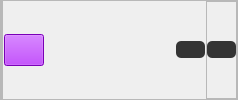
        <widget class="QFrame" name="header_frame">
         <property name="sizePolicy">
          <sizepolicy hsizetype="Minimum" vsizetype="Minimum">
           <horstretch>0</horstretch>
           <verstretch>0</verstretch>
          </sizepolicy>
         </property>
         <property name="minimumSize">
          <size>
           <width>238</width>
           <height>0</height>
          </size>
         </property>
         <property name="styleSheet">
          <string notr="true">QPushButton{

background-color: rgb(170, 0, 255);
}</string>
         </property>
         <property name="frameShape">
          <enum>QFrame::StyledPanel</enum>
         </property>
         <property name="frameShadow">
          <enum>QFrame::Raised</enum>
         </property>
         <layout class="QHBoxLayout" name="horizontalLayout_2">
          <property name="spacing">
           <number>1</number>
          </property>
          <property name="leftMargin">
           <number>0</number>
          </property>
          <property name="topMargin">
           <number>0</number>
          </property>
          <property name="rightMargin">
           <number>0</number>
          </property>
          <property name="bottomMargin">
           <number>0</number>
          </property>
          <item>
           <widget class="QFrame" name="frame">
            <property name="frameShape">
             <enum>QFrame::StyledPanel</enum>
            </property>
            <property name="frameShadow">
             <enum>QFrame::Raised</enum>
            </property>
            <layout class="QVBoxLayout" name="verticalLayout_5">
             <property name="spacing">
              <number>0</number>
             </property>
             <property name="leftMargin">
              <number>0</number>
             </property>
             <property name="topMargin">
              <number>0</number>
             </property>
             <property name="rightMargin">
              <number>0</number>
             </property>
             <property name="bottomMargin">
              <number>0</number>
             </property>
            </layout>
           </widget>
          </item>
          <item>
           <widget class="QPushButton" name="pushButton_6">
            <property name="minimumSize">
             <size>
              <width>32</width>
              <height>32</height>
             </size>
            </property>
            <property name="toolTip">
             <string>Menu</string>
            </property>
            <property name="toolTipDuration">
             <number>0</number>
            </property>
            <property name="text">
             <string/>
            </property>
            <property name="icon">
             <iconset>
              <normaloff>icons/menu-4-xxl.png</normaloff>icons/menu-4-xxl.png</iconset>
            </property>
            <property name="iconSize">
             <size>
              <width>32</width>
              <height>32</height>
             </size>
            </property>
            <property name="checkable">
             <bool>true</bool>
            </property>
           </widget>
          </item>
          <item>
           <spacer name="horizontalSpacer">
            <property name="orientation">
             <enum>Qt::Horizontal</enum>
            </property>
            <property name="sizeHint" stdset="0">
             <size>
              <width>40</width>
              <height>20</height>
             </size>
            </property>
           </spacer>
          </item>
          <item>
           <widget class="QPushButton" name="minibtn_2">
            <property name="sizePolicy">
             <sizepolicy hsizetype="Fixed" vsizetype="Fixed">
              <horstretch>0</horstretch>
              <verstretch>0</verstretch>
             </sizepolicy>
            </property>
            <property name="font">
             <font>
              <family>Script</family>
              <kerning>true</kerning>
             </font>
            </property>
            <property name="toolTip">
             <string>Mininmize Window</string>
            </property>
            <property name="styleSheet">
             <string notr="true">QPushButton {
 
    border: 0px solid #555;
    border-radius: 5px;


	background-color: rgb(52, 52, 52);
  
    }

QPushButton:hover {
	border-color: rgb(170, 0, 255);
	background-color:rgb(240, 240, 240);
    }

QPushButton:pressed {
    border-style: inset;
   
	background-color: rgb(250, 82, 255);
    }</string>
            </property>
            <property name="text">
             <string/>
            </property>
            <property name="icon">
             <iconset>
              <normaloff>icons/icons8-do-not-disturb-100.png</normaloff>icons/icons8-do-not-disturb-100.png</iconset>
            </property>
            <property name="iconSize">
             <size>
              <width>30</width>
              <height>30</height>
             </size>
            </property>
           </widget>
          </item>
          <item>
           <widget class="QFrame" name="frame_3">
            <property name="frameShape">
             <enum>QFrame::StyledPanel</enum>
            </property>
            <property name="frameShadow">
             <enum>QFrame::Raised</enum>
            </property>
            <layout class="QHBoxLayout" name="horizontalLayout_4">
             <property name="spacing">
              <number>0</number>
             </property>
             <property name="leftMargin">
              <number>0</number>
             </property>
             <property name="topMargin">
              <number>0</number>
             </property>
             <property name="rightMargin">
              <number>0</number>
             </property>
             <property name="bottomMargin">
              <number>0</number>
             </property>
             <item>
              <widget class="QPushButton" name="closebtn">
               <property name="sizePolicy">
                <sizepolicy hsizetype="Fixed" vsizetype="Fixed">
                 <horstretch>0</horstretch>
                 <verstretch>0</verstretch>
                </sizepolicy>
               </property>
               <property name="font">
                <font>
                 <family>Segoe UI Light</family>
                </font>
               </property>
               <property name="toolTip">
                <string>Close Window</string>
               </property>
               <property name="styleSheet">
                <string notr="true">QPushButton {
 
    border: 0px solid #555;
    border-radius: 5px;


	background-color: rgb(52, 52, 52);
  
    }

QPushButton:hover {
	border-color: rgb(170, 0, 255);
	background-color:rgb(240, 240, 240);
    }

QPushButton:pressed {
    border-style: inset;
   
	background-color: rgb(250, 82, 255);
    }</string>
               </property>
               <property name="text">
                <string/>
               </property>
               <property name="icon">
                <iconset>
                 <normaloff>icons/icons8-close-window-100.png</normaloff>icons/icons8-close-window-100.png</iconset>
               </property>
               <property name="iconSize">
                <size>
                 <width>30</width>
                 <height>30</height>
                </size>
               </property>
              </widget>
             </item>
            </layout>
           </widget>
          </item>
         </layout>
        </widget>
